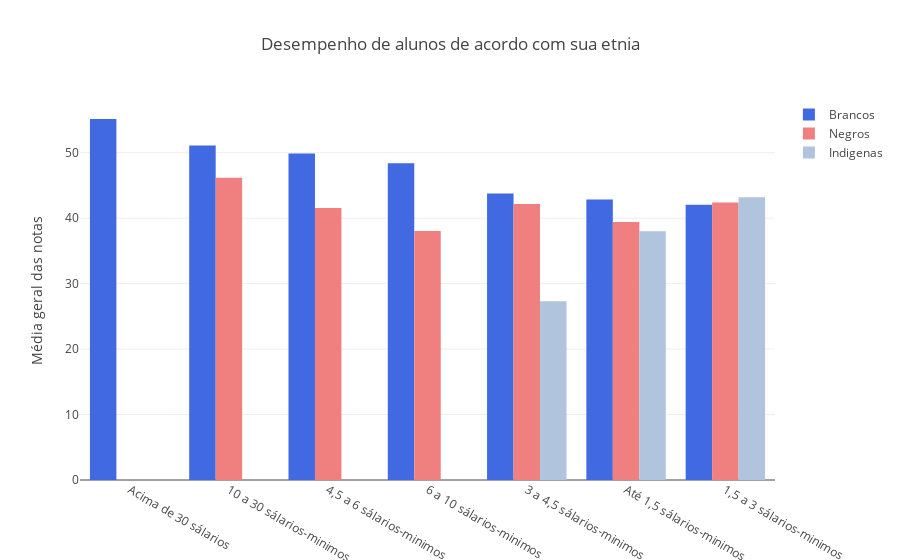

Notebook code for this chart:
### Markdown cell above
### De acordo com as características socioeconômicas do aluno relacionando com sua raça: Qual é o desempenho na prova do enade  Nota bruta geral total e se a diferença entre as minorias e os brancos

### Code cell
dados_nordeste_brancos = dados_nordeste[dados_nordeste["QE_I02"]=="A"]
dados_nordeste_brancos = dados_nordeste_brancos[dados_nordeste_brancos["QE_I08_Convertido"] != "Não informado"]
order_brancos = pd.DataFrame(dados_nordeste_brancos.groupby('QE_I08_Convertido')['NT_GER'].mean()).reset_index(
        ).sort_values(by='NT_GER', ascending=False)

dados_nordeste_afros = dados_nordeste[dados_nordeste["QE_I02"]=="B"]
dados_nordeste_afros = dados_nordeste_afros[dados_nordeste_afros["QE_I08_Convertido"] != "Não informado"]
order_afros = pd.DataFrame(dados_nordeste_afros.groupby('QE_I08_Convertido')['NT_GER'].mean()).reset_index(
        ).sort_values(by='NT_GER', ascending=False)

dados_nordeste_indigenas = dados_nordeste[dados_nordeste["QE_I02"]=="E"]
dados_nordeste_indigenas = dados_nordeste_indigenas[dados_nordeste_indigenas["QE_I08_Convertido"] != "Não informado"]
order_indigenas = pd.DataFrame(dados_nordeste_indigenas.groupby('QE_I08_Convertido')['NT_GER'].mean()).reset_index(
        ).sort_values(by='NT_GER', ascending=False)

layout = go.Layout(
    title=go.layout.Title(
        text='Desempenho de alunos de acordo com sua etnia',
        x=0.5
    ),
    yaxis=go.layout.YAxis(
        title=go.layout.yaxis.Title(
            text='Média geral das notas',
            )
    ))

fig = go.Figure(layout=layout)
fig.add_trace(go.Bar(
            x=order_brancos["QE_I08_Convertido"],
            y=order_brancos["NT_GER"],
            marker_color="#4169E1",
            name="Brancos"
    ))

fig.add_trace(go.Bar(
            x=order_afros["QE_I08_Convertido"],
            y=order_afros["NT_GER"],
            marker_color="#F08080",
            name="Negros"
    ))
fig.add_trace(go.Bar(
            x=order_indigenas["QE_I08_Convertido"],
            y=order_indigenas["NT_GER"],
            marker_color="#B0C4DE",
            name="Indigenas"
    ))
iplot(fig)

### Figure 1 — Plotly figure (JSON) as saved in the notebook; plotly's stock layout.template omitted (floating-point values rounded to 4 significant figures)
{"data": [{"marker": {"color": "#4169E1"}, "name": "Brancos", "type": "bar", "uid": "6e10df10-8d71-4cdd-b2f5-d263b1935f3f", "x": ["Acima de 30 sálarios", "10 a 30 sálarios-minimos", "4,5 a 6 sálarios-minimos", "6 a 10 sálarios-minimos", "3 a 4,5 sálarios-minimos", "Até 1,5 sálarios-minimos", "1,5 a 3 sálarios-minimos"], "y": [55.16, 51.12, 49.87, 48.39, 43.77, 42.84, 42.07]}, {"marker": {"color": "#F08080"}, "name": "Negros", "type": "bar", "uid": "af8bb6f6-8a68-4069-b643-c4f5c0976360", "x": ["10 a 30 sálarios-minimos", "1,5 a 3 sálarios-minimos", "3 a 4,5 sálarios-minimos", "4,5 a 6 sálarios-minimos", "Até 1,5 sálarios-minimos", "6 a 10 sálarios-minimos"], "y": [46.18, 42.39, 42.17, 41.57, 39.42, 38.04]}, {"marker": {"color": "#B0C4DE"}, "name": "Indigenas", "type": "bar", "uid": "99234cb7-12ed-4e18-83c3-5003e5b5794d", "x": ["1,5 a 3 sálarios-minimos", "Até 1,5 sálarios-minimos", "3 a 4,5 sálarios-minimos"], "y": [43.2, 38, 27.3]}], "layout": {"title": {"text": "Desempenho de alunos de acordo com sua etnia", "x": 0.5}, "yaxis": {"title": {"text": "Média geral das notas"}}}}
